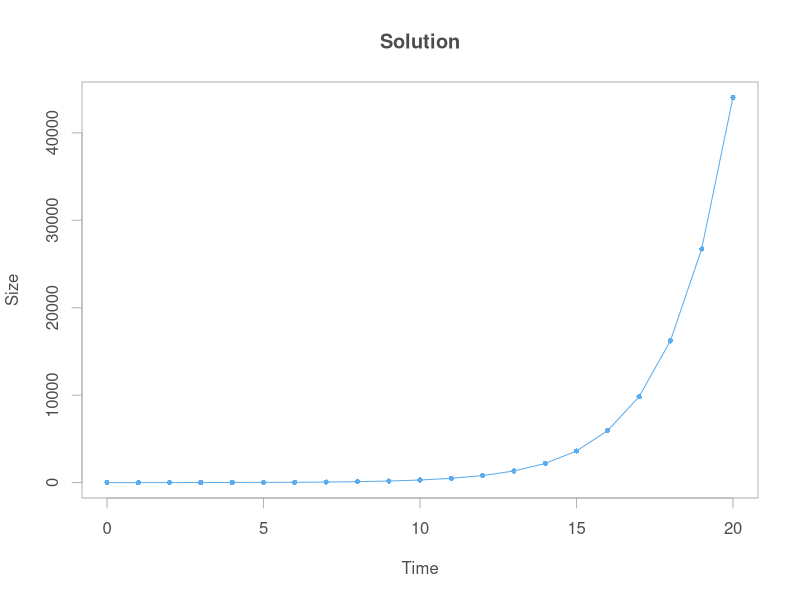
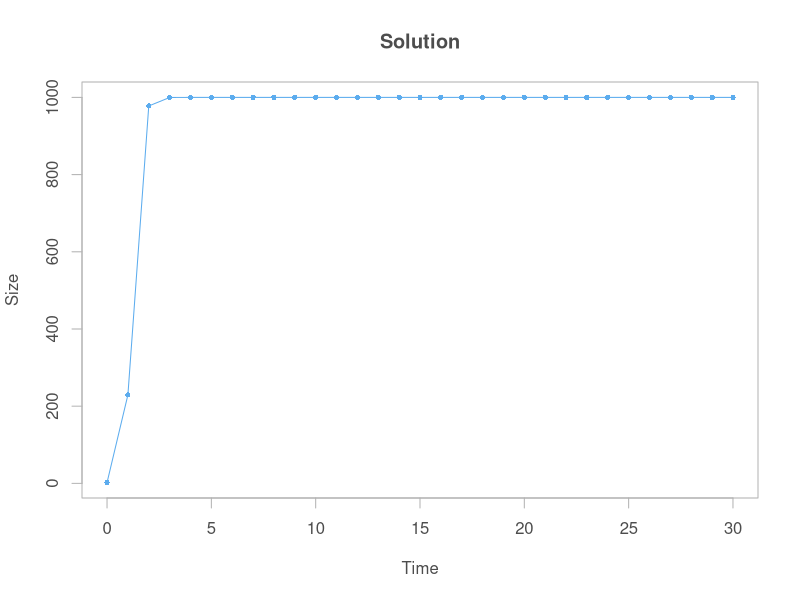
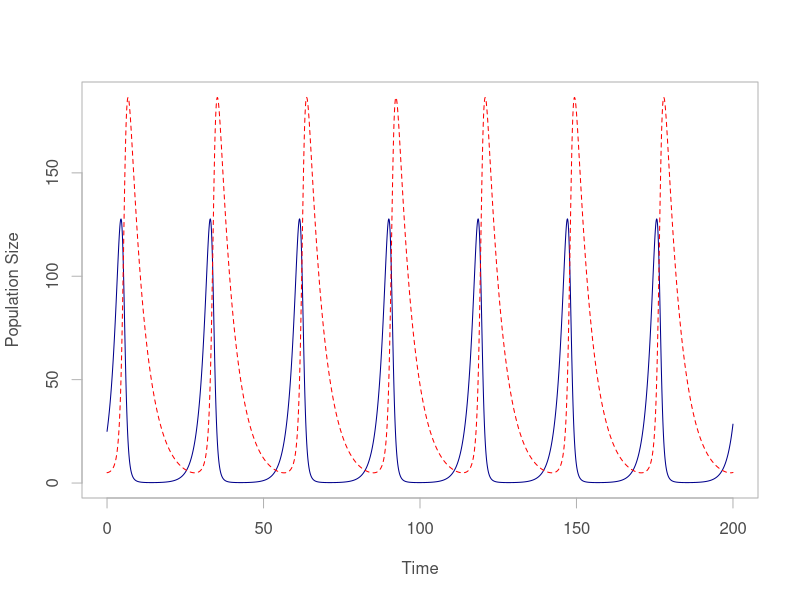
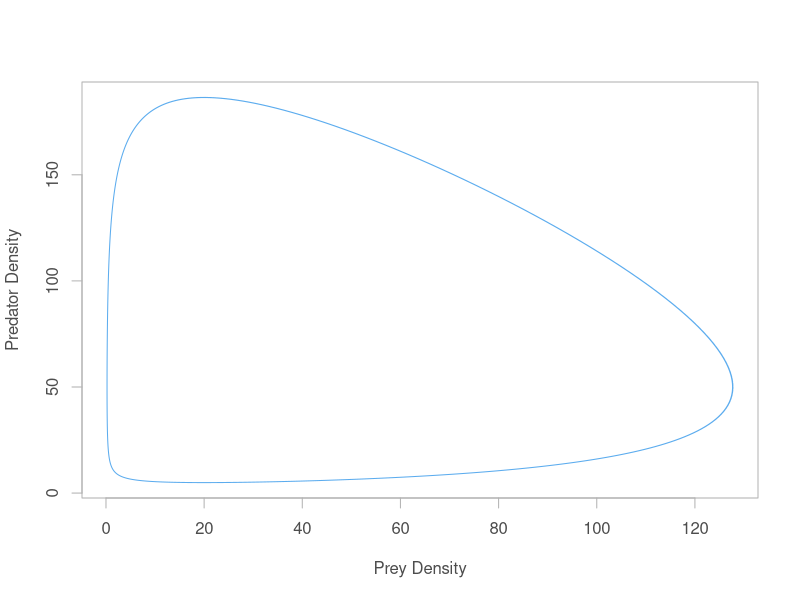

The R source for these figures, in order:
## ---- chunk 1
library(deSolve)
library(lattice)
## ---- chunk 2
cgrowth <- function(times, y, parms) {
  r <- parms[1]
  N <- y[1]
  dN.dt <- r * N
  return(list(dN.dt))
}

p  <- c(p=0.5)
y0 <- c(N=2)
t  <- 0:20

sol <- ode(y = y0, times = t, func = cgrowth, parms = p)
sol
## ---- chunk 3
plot(sol, type='o', xlab="Time", ylab="Size", main="Solution",
     pch=16, cex=0.7, fg="grey70", col="steelblue2", col.axis="grey30",
     col.lab="grey30", col.main="grey30")
## ---- chunk 4
clogistic <- function(times, y, parms) {
  r <- parms[1]
  K <- parms[2]
  N <- y[1]
  dN.dt <- r * N * (1 - (N / K))
  return(list(dN.dt))
}

p  <- c(r=5, K=1000)
y0 <- c(N=2)
t  <- 0:30

sol2 <- ode(y = y0, times = t, func = clogistic, parms = p)
sol2
## ---- chunk 5
plot(sol2, type='o', xlab="Time", ylab="Size", main="Solution",
     pch=16, cex=0.7, fg="grey70", col="steelblue2", col.axis="grey30",
     col.lab="grey30", col.main="grey30")
## ---- chunk 6
predpreyLV <- function(t, y, p) {
 with(c(as.list(y), as.list(p)), {
   dNdt <- r * N - a * P * N
   dPdt <- -b * P + f * P * N
   return(list(c(dNdt, dPdt)))
 })
}

r <- 0.50
a <- 0.01
f <- 0.01
b <- 0.20

p      <- c(r=r, a=a, b=b, f=f)
y0     <- c(N=25, P=5)
times  <- seq(0, 200, 0.1)
LV.out <- ode(y = y0, times, predpreyLV, p)

matplot(LV.out[,1], (LV.out[,2:3]), type="l", xlab="Time", 
        ylab="Population Size",fg="grey70", col=c("darkblue", "red"),
        col.axis="grey30", col.lab="grey30", col.main="grey30")
## ---- chunk 7
plot(LV.out[,2], LV.out[,3], type="l", xlab="Prey Density",
     ylab="Predator Density", fg="grey70", col="steelblue2",
     col.axis="grey30", col.lab="grey30", col.main="grey30")
